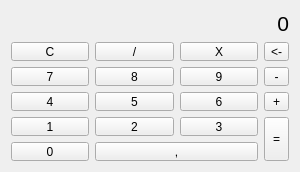
<?xml version="1.0" encoding="UTF-8"?>
<ui version="4.0">
 <class>Calculator</class>
 <widget class="QWidget" name="Calculator">
  <property name="geometry">
   <rect>
    <x>0</x>
    <y>0</y>
    <width>300</width>
    <height>172</height>
   </rect>
  </property>
  <property name="sizePolicy">
   <sizepolicy hsizetype="Fixed" vsizetype="Fixed">
    <horstretch>0</horstretch>
    <verstretch>0</verstretch>
   </sizepolicy>
  </property>
  <property name="minimumSize">
   <size>
    <width>300</width>
    <height>172</height>
   </size>
  </property>
  <property name="maximumSize">
   <size>
    <width>300</width>
    <height>172</height>
   </size>
  </property>
  <property name="windowTitle">
   <string>Calculator</string>
  </property>
  <layout class="QVBoxLayout" name="verticalLayout_2">
   <item>
    <layout class="QVBoxLayout" name="verticalLayout">
     <item>
      <widget class="QLabel" name="lblNumber">
       <property name="font">
        <font>
         <pointsize>16</pointsize>
        </font>
       </property>
       <property name="text">
        <string>0</string>
       </property>
       <property name="alignment">
        <set>Qt::AlignRight|Qt::AlignTrailing|Qt::AlignVCenter</set>
       </property>
      </widget>
     </item>
     <item>
      <layout class="QGridLayout" name="gridLayout">
       <item row="3" column="0">
        <widget class="QToolButton" name="tb1">
         <property name="sizePolicy">
          <sizepolicy hsizetype="Minimum" vsizetype="Minimum">
           <horstretch>0</horstretch>
           <verstretch>0</verstretch>
          </sizepolicy>
         </property>
         <property name="text">
          <string>1</string>
         </property>
        </widget>
       </item>
       <item row="0" column="0">
        <widget class="QToolButton" name="tbC">
         <property name="sizePolicy">
          <sizepolicy hsizetype="Minimum" vsizetype="Minimum">
           <horstretch>0</horstretch>
           <verstretch>0</verstretch>
          </sizepolicy>
         </property>
         <property name="text">
          <string>C</string>
         </property>
        </widget>
       </item>
       <item row="0" column="1">
        <widget class="QToolButton" name="tbDiv">
         <property name="sizePolicy">
          <sizepolicy hsizetype="Minimum" vsizetype="Minimum">
           <horstretch>0</horstretch>
           <verstretch>0</verstretch>
          </sizepolicy>
         </property>
         <property name="text">
          <string>/</string>
         </property>
        </widget>
       </item>
       <item row="0" column="2">
        <widget class="QToolButton" name="tbMult">
         <property name="sizePolicy">
          <sizepolicy hsizetype="Minimum" vsizetype="Minimum">
           <horstretch>0</horstretch>
           <verstretch>0</verstretch>
          </sizepolicy>
         </property>
         <property name="text">
          <string>X</string>
         </property>
        </widget>
       </item>
       <item row="0" column="3">
        <widget class="QToolButton" name="tbErase">
         <property name="text">
          <string>&lt;-</string>
         </property>
        </widget>
       </item>
       <item row="1" column="0">
        <widget class="QToolButton" name="tb7">
         <property name="sizePolicy">
          <sizepolicy hsizetype="Minimum" vsizetype="Minimum">
           <horstretch>0</horstretch>
           <verstretch>0</verstretch>
          </sizepolicy>
         </property>
         <property name="text">
          <string>7</string>
         </property>
        </widget>
       </item>
       <item row="1" column="1">
        <widget class="QToolButton" name="tb8">
         <property name="sizePolicy">
          <sizepolicy hsizetype="Minimum" vsizetype="Minimum">
           <horstretch>0</horstretch>
           <verstretch>0</verstretch>
          </sizepolicy>
         </property>
         <property name="text">
          <string>8</string>
         </property>
        </widget>
       </item>
       <item row="1" column="2">
        <widget class="QToolButton" name="tb9">
         <property name="sizePolicy">
          <sizepolicy hsizetype="Minimum" vsizetype="Minimum">
           <horstretch>0</horstretch>
           <verstretch>0</verstretch>
          </sizepolicy>
         </property>
         <property name="text">
          <string>9</string>
         </property>
        </widget>
       </item>
       <item row="1" column="3">
        <widget class="QToolButton" name="tbMinus">
         <property name="sizePolicy">
          <sizepolicy hsizetype="Minimum" vsizetype="Minimum">
           <horstretch>0</horstretch>
           <verstretch>0</verstretch>
          </sizepolicy>
         </property>
         <property name="text">
          <string>-</string>
         </property>
        </widget>
       </item>
       <item row="2" column="0">
        <widget class="QToolButton" name="tb4">
         <property name="sizePolicy">
          <sizepolicy hsizetype="Minimum" vsizetype="Minimum">
           <horstretch>0</horstretch>
           <verstretch>0</verstretch>
          </sizepolicy>
         </property>
         <property name="text">
          <string>4</string>
         </property>
        </widget>
       </item>
       <item row="2" column="1">
        <widget class="QToolButton" name="tb5">
         <property name="sizePolicy">
          <sizepolicy hsizetype="Minimum" vsizetype="Minimum">
           <horstretch>0</horstretch>
           <verstretch>0</verstretch>
          </sizepolicy>
         </property>
         <property name="text">
          <string>5</string>
         </property>
        </widget>
       </item>
       <item row="2" column="2">
        <widget class="QToolButton" name="tb6">
         <property name="sizePolicy">
          <sizepolicy hsizetype="Minimum" vsizetype="Minimum">
           <horstretch>0</horstretch>
           <verstretch>0</verstretch>
          </sizepolicy>
         </property>
         <property name="text">
          <string>6</string>
         </property>
        </widget>
       </item>
       <item row="2" column="3">
        <widget class="QToolButton" name="tbPlus">
         <property name="sizePolicy">
          <sizepolicy hsizetype="Minimum" vsizetype="Minimum">
           <horstretch>0</horstretch>
           <verstretch>0</verstretch>
          </sizepolicy>
         </property>
         <property name="text">
          <string>+</string>
         </property>
        </widget>
       </item>
       <item row="3" column="1">
        <widget class="QToolButton" name="tb2">
         <property name="sizePolicy">
          <sizepolicy hsizetype="Minimum" vsizetype="Minimum">
           <horstretch>0</horstretch>
           <verstretch>0</verstretch>
          </sizepolicy>
         </property>
         <property name="text">
          <string>2</string>
         </property>
        </widget>
       </item>
       <item row="3" column="2">
        <widget class="QToolButton" name="tb3">
         <property name="sizePolicy">
          <sizepolicy hsizetype="Minimum" vsizetype="Minimum">
           <horstretch>0</horstretch>
           <verstretch>0</verstretch>
          </sizepolicy>
         </property>
         <property name="text">
          <string>3</string>
         </property>
        </widget>
       </item>
       <item row="4" column="0">
        <widget class="QToolButton" name="tb0">
         <property name="sizePolicy">
          <sizepolicy hsizetype="Minimum" vsizetype="Minimum">
           <horstretch>0</horstretch>
           <verstretch>0</verstretch>
          </sizepolicy>
         </property>
         <property name="text">
          <string>0</string>
         </property>
        </widget>
       </item>
       <item row="3" column="3" rowspan="2">
        <widget class="QToolButton" name="tbRes">
         <property name="enabled">
          <bool>true</bool>
         </property>
         <property name="sizePolicy">
          <sizepolicy hsizetype="Minimum" vsizetype="Minimum">
           <horstretch>0</horstretch>
           <verstretch>0</verstretch>
          </sizepolicy>
         </property>
         <property name="text">
          <string>=</string>
         </property>
        </widget>
       </item>
       <item row="4" column="1" colspan="2">
        <widget class="QToolButton" name="tbPoint">
         <property name="sizePolicy">
          <sizepolicy hsizetype="Minimum" vsizetype="Minimum">
           <horstretch>0</horstretch>
           <verstretch>0</verstretch>
          </sizepolicy>
         </property>
         <property name="text">
          <string>,</string>
         </property>
        </widget>
       </item>
      </layout>
     </item>
    </layout>
   </item>
  </layout>
 </widget>
 <layoutdefault spacing="6" margin="11"/>
 <resources/>
 <connections/>
</ui>
